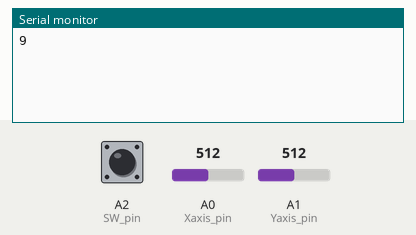
Simulated run of this sketch. Board: Arduino Uno, built with avr-gcc and run on an emulated ATmega328P. Parts: the last lines printed to the serial monitor. The test bench sets the inputs (shaded band); at power-on: A0 (Xaxis_pin) = 512, A1 (Yaxis_pin) = 512, A2 (SW_pin) HIGH.

Above: at 1.2 s.
1.3 s: A0 (Xaxis_pin) set to 900
At 1.9 s:
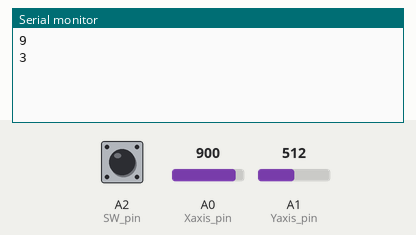
2.8 s: A1 (Yaxis_pin) set to 900
At 4.0 s:
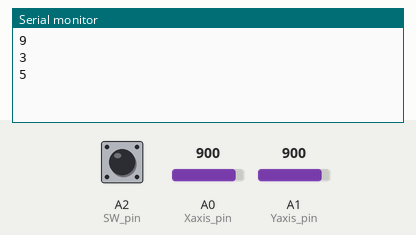
4.3 s: A2 (SW_pin) pulled LOW for 0.15 s
At 4.9 s:
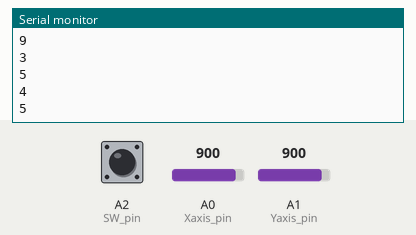
5.9 s: A0 (Xaxis_pin) set to 716
At 6.6 s:
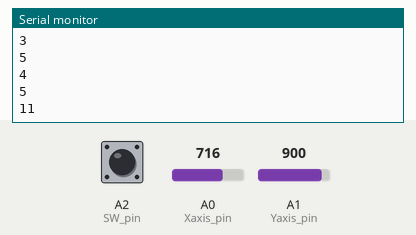
7.4 s: A2 (SW_pin) pulled LOW for 1 s
At 9.6 s:
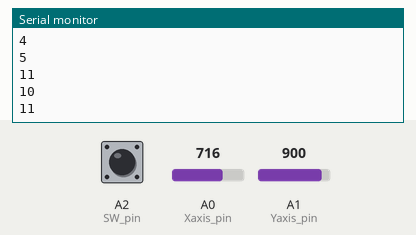
9.9 s: A1 (Yaxis_pin) set to 90
At 10.9 s:
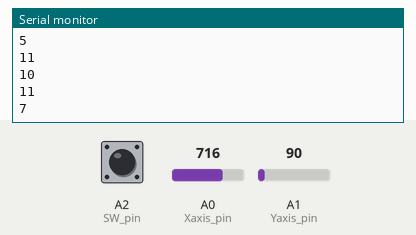
Timing chart, 0 to 12.4 s (numbered marks = the images above; inputs shaded):
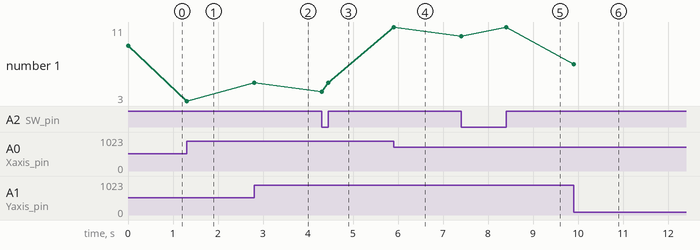

Measured:
- after the input at 1.3 s, the serial monitor: prints a new line at once (image 1)
- after the input at 2.8 s, the serial monitor: prints a new line at once (image 2)
- after the input at 4.3 s, the serial monitor: prints a new line at once (image 3)
- after the input at 5.9 s, the serial monitor: prints a new line at once (image 4)
- after the input at 7.4 s, the serial monitor: prints a new line at once (image 5)
- after the input at 9.9 s, the serial monitor: prints a new line at once (image 6)
- plotted number 1: 9 → 3 after the input at 1.3 s, 3 → 5 after the input at 2.8 s, 5 → 11 after the input at 5.9 s, 11 → 7 after the input at 9.9 s

The sketch:

AccessibilityController.ino
```cpp
// Arduino Dual Axis Joystick Example
#define Xaxis_pin A0 // Arduino pin connected to the VRx Pin
#define Yaxis_pin A1 // Arduino pin connected to the VRy Pin
#define SW_pin A2 // Arduino pin connected to the SW Pin

bool ValueChange = true;
String X_movement = "0";
String Y_movement = "0";
String J_movement = "N";

void setup() {
  // Setting Up the Joystick Input
  pinMode(SW_pin, INPUT);
  digitalWrite(SW_pin, HIGH);

  // initialize serial communication at 9600 bits per second:
  Serial.begin(9600);
}


void loop() {
  // put your main code here, to run repeatedly:
  // Check for left or right joystick movement
  if (analogRead(Xaxis_pin) <= 100)
  {
    if (X_movement != "-1")
    {
      X_movement = "-1";
      ValueChange = true;
    }
  }
  else if (analogRead(Xaxis_pin) >= 900)
  {
    if (X_movement != "1")
    {
      X_movement = "1";
      ValueChange = true;
    }
  }
  else
  {
    if (X_movement != "0")
    {
      X_movement = "0";
      ValueChange = true;
    }
  }

  // check for forward or back joystick movement
  if (analogRead(Yaxis_pin) <= 100)
  {
    if (Y_movement != "-1")
    {
      Y_movement = "-1";
      ValueChange = true;
    }
  }
  else if (analogRead(Yaxis_pin) >= 900)
  {
    if (Y_movement != "1")
    {
      Y_movement = "1";
      ValueChange = true;
    }
  }
  else
  {
    if (Y_movement != "0")
    {
      Y_movement = "0";
      ValueChange = true;
    }
  }

  // check for jumping trigger
  if (digitalRead(SW_pin) == 0)
  {
    if (J_movement != "J")
    {
      J_movement = "J";
      ValueChange = true;
    }
  }
  else
  {
    if (J_movement != "N")
    {
      J_movement = "N";
      ValueChange = true;
    }
  }
  // Send data to Unreal only if there has been a change to one of the values
  if (ValueChange)
  {
    if (X_movement == "1" && Y_movement == "-1" && J_movement == "J") { Serial.println("0"); }
    else if (X_movement == "1" && Y_movement == "-1" && J_movement == "N") { Serial.println("1"); }
    else if (X_movement == "1" && Y_movement == "0" && J_movement == "J") { Serial.println("2"); }
    else if (X_movement == "1" && Y_movement == "0" && J_movement == "N") { Serial.println("3"); }
    else if (X_movement == "1" && Y_movement == "1" && J_movement == "J") { Serial.println("4"); }
    else if (X_movement == "1" && Y_movement == "1" && J_movement == "N") { Serial.println("5"); }
    else if (X_movement == "0" && Y_movement == "-1" && J_movement == "J") { Serial.println("6"); }
    else if (X_movement == "0" && Y_movement == "-1" && J_movement == "N") { Serial.println("7"); }
    else if (X_movement == "0" && Y_movement == "0" && J_movement == "J") { Serial.println("8"); }
    else if (X_movement == "0" && Y_movement == "0" && J_movement == "N") { Serial.println("9"); }
    else if (X_movement == "0" && Y_movement == "1" && J_movement == "J") { Serial.println("10"); }
    else if (X_movement == "0" && Y_movement == "1" && J_movement == "N") { Serial.println("11"); }
    else if (X_movement == "-1" && Y_movement == "-1" && J_movement == "J") { Serial.println("12"); }
    else if (X_movement == "-1" && Y_movement == "-1" && J_movement == "N") { Serial.println("13"); }
    else if (X_movement == "-1" && Y_movement == "0" && J_movement == "J") { Serial.println("14"); }
    else if (X_movement == "-1" && Y_movement == "0" && J_movement == "N") { Serial.println("15"); }
    else if (X_movement == "-1" && Y_movement == "1" && J_movement == "J") { Serial.println("16"); }
    else if (X_movement == "-1" && Y_movement == "1" && J_movement == "N") { Serial.println("17"); }
    ValueChange = false;
    delay(100);
  }
}
```
